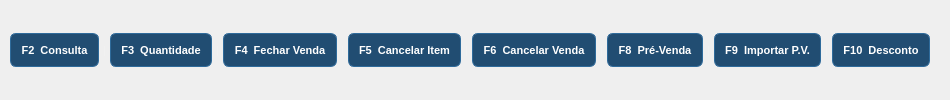
    <widget class="QFrame" name="frameAtalhos">
     <property name="styleSheet">
      <string notr="true">
       QFrame#frameAtalhos { background-color: #15344d; border-bottom: 1px solid #27597f; }
       QPushButton {
        background-color: #214d72;
        color: white;
        font-size: 11px;
        font-weight: bold;
        border: 1px solid #2f6b9b;
        border-radius: 6px;
        padding: 4px 10px;
        min-height: 24px;
       }
       QPushButton:hover  { background-color: #2a5f8d; }
       QPushButton:pressed{ background-color: #173f60; }
       QPushButton:disabled{ background-color: #1a3a60; color: #4a6a8a; border-color: #1a3a60; }
       QLabel { color: #a0c8e8; font-size: 11px; }
      </string>
     </property>
     <layout class="QHBoxLayout" name="atalhosHLayout">
      <property name="spacing">
       <number>4</number>
      </property>
      <property name="leftMargin">
       <number>10</number>
      </property>
      <property name="topMargin">
       <number>4</number>
      </property>
      <property name="rightMargin">
       <number>10</number>
      </property>
      <property name="bottomMargin">
       <number>4</number>
      </property>
      <item>
       <widget class="QPushButton" name="btnAtalhoF2">
        <property name="text">
         <string>F2  Consulta</string>
        </property>
        <property name="shortcut">
         <string>F2</string>
        </property>
       </widget>
      </item>
      <item>
       <widget class="QLabel" name="lblSep1">
        <property name="styleSheet">
         <string notr="true">color:rgba(255,255,255,30);</string>
        </property>
        <property name="text">
         <string>|</string>
        </property>
       </widget>
      </item>
      <item>
       <widget class="QPushButton" name="btnAtalhoF3">
        <property name="text">
         <string>F3  Quantidade</string>
        </property>
        <property name="shortcut">
         <string>F3</string>
        </property>
       </widget>
      </item>
      <item>
       <widget class="QLabel" name="lblSep2">
        <property name="styleSheet">
         <string notr="true">color:rgba(255,255,255,30);</string>
        </property>
        <property name="text">
         <string>|</string>
        </property>
       </widget>
      </item>
      <item>
       <widget class="QPushButton" name="btnAtalhoF4">
        <property name="text">
         <string>F4  Fechar Venda</string>
        </property>
        <property name="shortcut">
         <string>F4</string>
        </property>
       </widget>
      </item>
      <item>
       <widget class="QLabel" name="lblSep3">
        <property name="styleSheet">
         <string notr="true">color:rgba(255,255,255,30);</string>
        </property>
        <property name="text">
         <string>|</string>
        </property>
       </widget>
      </item>
      <item>
       <widget class="QPushButton" name="btnAtalhoF5">
        <property name="text">
         <string>F5  Cancelar Item</string>
        </property>
        <property name="shortcut">
         <string>F5</string>
        </property>
       </widget>
      </item>
      <item>
       <widget class="QLabel" name="lblSep4">
        <property name="styleSheet">
         <string notr="true">color:rgba(255,255,255,30);</string>
        </property>
        <property name="text">
         <string>|</string>
        </property>
       </widget>
      </item>
      <item>
       <widget class="QPushButton" name="btnAtalhoF6">
        <property name="text">
         <string>F6  Cancelar Venda</string>
        </property>
        <property name="shortcut">
         <string>F6</string>
        </property>
       </widget>
      </item>
      <item>
       <widget class="QLabel" name="lblSep5">
        <property name="styleSheet">
         <string notr="true">color:rgba(255,255,255,30);</string>
        </property>
        <property name="text">
         <string>|</string>
        </property>
       </widget>
      </item>
      <item>
       <widget class="QPushButton" name="btnAtalhoF8">
        <property name="text">
         <string>F8  Pré-Venda</string>
        </property>
        <property name="shortcut">
         <string>F8</string>
        </property>
       </widget>
      </item>
      <item>
       <widget class="QLabel" name="lblSep6">
        <property name="styleSheet">
         <string notr="true">color:rgba(255,255,255,30);</string>
        </property>
        <property name="text">
         <string>|</string>
        </property>
       </widget>
      </item>
      <item>
       <widget class="QPushButton" name="btnAtalhoF9">
        <property name="text">
         <string>F9  Importar P.V.</string>
        </property>
        <property name="shortcut">
         <string>F9</string>
        </property>
       </widget>
      </item>
      <item>
       <widget class="QLabel" name="lblSep7">
        <property name="styleSheet">
         <string notr="true">color:rgba(255,255,255,30);</string>
        </property>
        <property name="text">
         <string>|</string>
        </property>
       </widget>
      </item>
      <item>
       <widget class="QPushButton" name="btnAtalhoF10">
        <property name="text">
         <string>F10  Desconto</string>
        </property>
        <property name="shortcut">
         <string>F10</string>
        </property>
       </widget>
      </item>
      <item>
       <spacer name="atalhosSpacer">
        <property name="orientation">
         <enum>Qt::Horizontal</enum>
        </property>
        <property name="sizeHint" stdset="0">
         <size>
          <width>10</width>
          <height>10</height>
         </size>
        </property>
       </spacer>
      </item>
     </layout>
    </widget>
